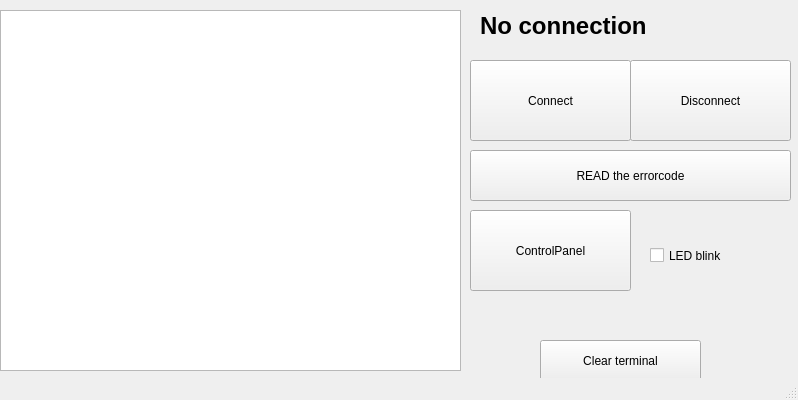
<?xml version="1.0" encoding="UTF-8"?>
<ui version="4.0">
 <class>MainWindow</class>
 <widget class="QMainWindow" name="MainWindow">
  <property name="geometry">
   <rect>
    <x>0</x>
    <y>0</y>
    <width>798</width>
    <height>400</height>
   </rect>
  </property>
  <property name="windowTitle">
   <string>MainWindow</string>
  </property>
  <widget class="QWidget" name="centralwidget">
   <widget class="QTextBrowser" name="textBrowser">
    <property name="geometry">
     <rect>
      <x>0</x>
      <y>10</y>
      <width>461</width>
      <height>361</height>
     </rect>
    </property>
   </widget>
   <widget class="QLabel" name="connecting_label">
    <property name="geometry">
     <rect>
      <x>480</x>
      <y>10</y>
      <width>271</width>
      <height>31</height>
     </rect>
    </property>
    <property name="font">
     <font>
      <pointsize>18</pointsize>
      <weight>75</weight>
      <bold>true</bold>
     </font>
    </property>
    <property name="text">
     <string>No connection</string>
    </property>
   </widget>
   <widget class="QCheckBox" name="checkBox">
    <property name="geometry">
     <rect>
      <x>650</x>
      <y>230</y>
      <width>131</width>
      <height>51</height>
     </rect>
    </property>
    <property name="text">
     <string>LED blink</string>
    </property>
   </widget>
   <widget class="QPushButton" name="pushButton">
    <property name="geometry">
     <rect>
      <x>470</x>
      <y>60</y>
      <width>161</width>
      <height>81</height>
     </rect>
    </property>
    <property name="text">
     <string>Connect</string>
    </property>
   </widget>
   <widget class="QPushButton" name="pushButton_2">
    <property name="geometry">
     <rect>
      <x>630</x>
      <y>60</y>
      <width>161</width>
      <height>81</height>
     </rect>
    </property>
    <property name="text">
     <string>Disconnect</string>
    </property>
   </widget>
   <widget class="QPushButton" name="pushButton_3">
    <property name="geometry">
     <rect>
      <x>470</x>
      <y>150</y>
      <width>321</width>
      <height>51</height>
     </rect>
    </property>
    <property name="text">
     <string>READ the errorcode</string>
    </property>
   </widget>
   <widget class="QPushButton" name="pushButton_4">
    <property name="geometry">
     <rect>
      <x>470</x>
      <y>210</y>
      <width>161</width>
      <height>81</height>
     </rect>
    </property>
    <property name="text">
     <string>ControlPanel</string>
    </property>
   </widget>
   <widget class="QPushButton" name="pushButton_5">
    <property name="geometry">
     <rect>
      <x>540</x>
      <y>340</y>
      <width>161</width>
      <height>41</height>
     </rect>
    </property>
    <property name="text">
     <string>Clear terminal</string>
    </property>
   </widget>
  </widget>
  <widget class="QStatusBar" name="statusbar"/>
  <action name="actionOpen">
   <property name="text">
    <string>Open</string>
   </property>
  </action>
 </widget>
 <resources/>
 <connections/>
</ui>
